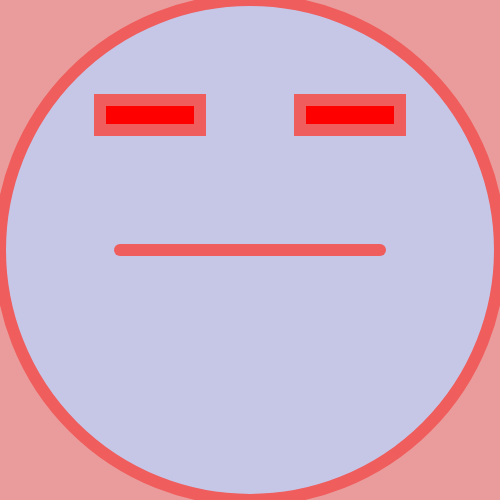
Frame 1 (no input)
Frame 60 (no input): identical to frame 1, image omitted
Frame 120 (the mouse pressed at the canvas centre since frame 60): identical to frame 1, image omitted

The p5.js sketch that drew this single still picture (run headless with seeded random() and noise() and a simulated clock; from frame 60 on, the mouse is pressed at the canvas centre):

// p5.js sketch
// ── sketch.js
function setup() {
  createCanvas(500, 500);//(Width, Height)
}

function draw() {
  background("#EA9B9B");  //(R G B)
  fill("rgb(198,198,231)");
  stroke("rgb(239,93,93)");
  strokeWeight(12);
  ellipse(250,250,500,500);  //(X,Y,Width,Height)
  /*rect(250,250,150,200);
  line(0,0,250,250);
  arc(0,0,200,200,30,0);*/
  fill("rgb(255,0,0)");
  rect(100,100,100,30);
  rect(300,100,100,30);
   line(120,250,380,250);
}
